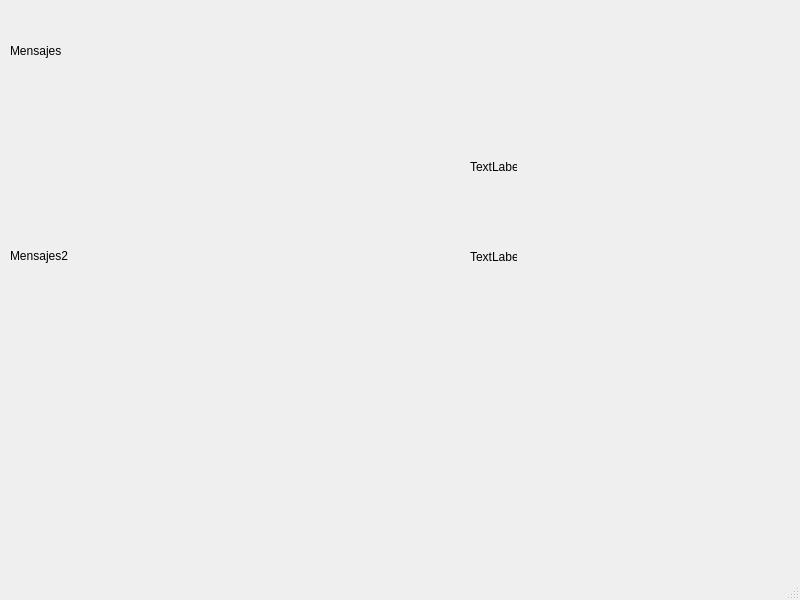
<?xml version="1.0" encoding="UTF-8"?>
<ui version="4.0">
 <class>MainWindow</class>
 <widget class="QMainWindow" name="MainWindow">
  <property name="geometry">
   <rect>
    <x>0</x>
    <y>0</y>
    <width>800</width>
    <height>600</height>
   </rect>
  </property>
  <property name="windowTitle">
   <string>MainWindow</string>
  </property>
  <widget class="QWidget" name="centralwidget">
   <widget class="QLabel" name="QLineEdit">
    <property name="geometry">
     <rect>
      <x>10</x>
      <y>10</y>
      <width>241</width>
      <height>81</height>
     </rect>
    </property>
    <property name="text">
     <string>Mensajes</string>
    </property>
   </widget>
   <widget class="QLabel" name="plainTextEdit">
    <property name="geometry">
     <rect>
      <x>10</x>
      <y>180</y>
      <width>301</width>
      <height>151</height>
     </rect>
    </property>
    <property name="text">
     <string>Mensajes2</string>
    </property>
   </widget>
   <widget class="QLabel" name="AppendPlainText">
    <property name="geometry">
     <rect>
      <x>470</x>
      <y>160</y>
      <width>47</width>
      <height>13</height>
     </rect>
    </property>
    <property name="text">
     <string>TextLabel</string>
    </property>
   </widget>
   <widget class="QLabel" name="setReadOnly">
    <property name="geometry">
     <rect>
      <x>470</x>
      <y>250</y>
      <width>47</width>
      <height>13</height>
     </rect>
    </property>
    <property name="text">
     <string>TextLabel</string>
    </property>
   </widget>
  </widget>
  <widget class="QMenuBar" name="menubar">
   <property name="geometry">
    <rect>
     <x>0</x>
     <y>0</y>
     <width>800</width>
     <height>21</height>
    </rect>
   </property>
  </widget>
  <widget class="QStatusBar" name="statusbar"/>
 </widget>
 <resources/>
 <connections/>
</ui>
